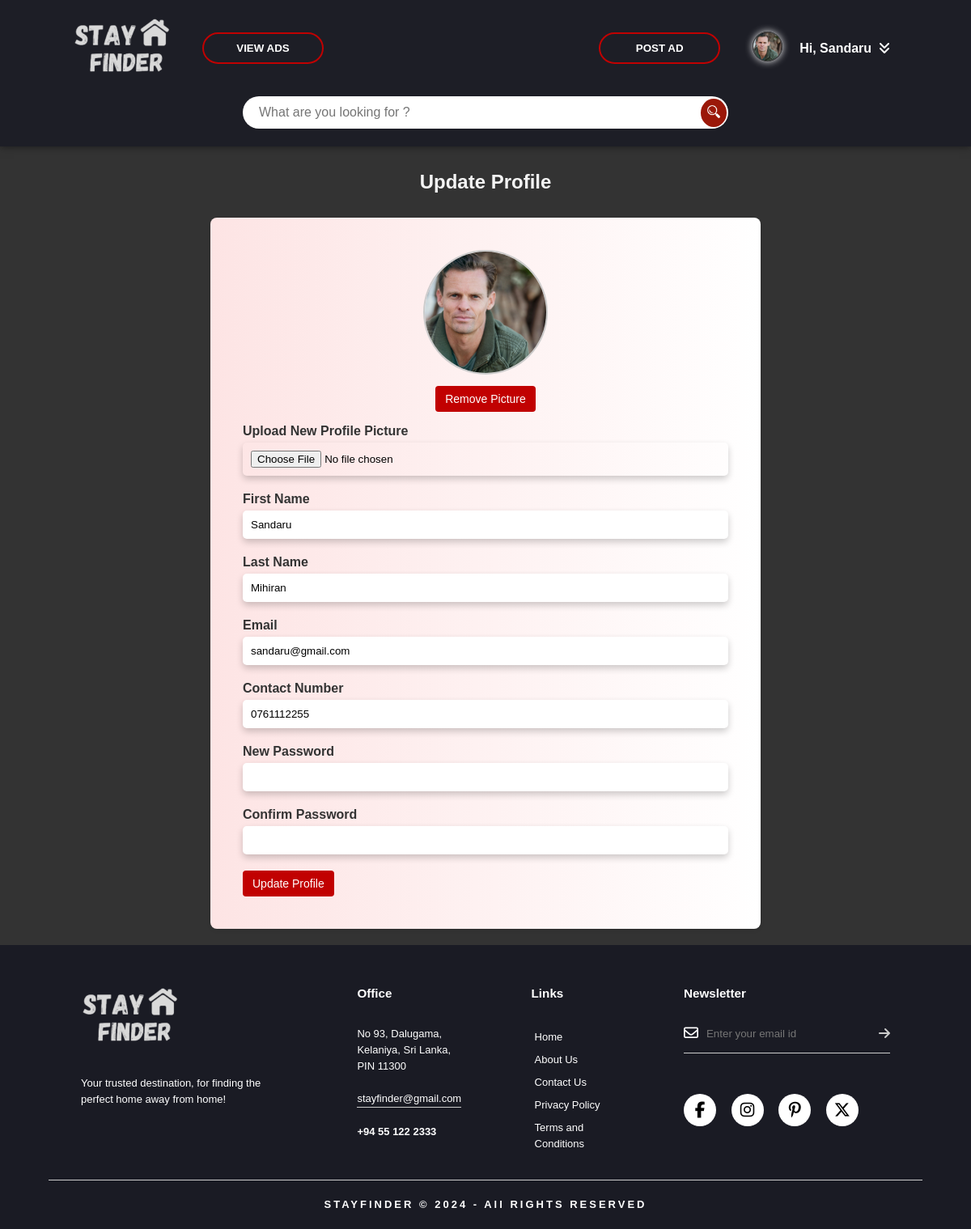
/update-profile.php (signed in), run on the app's committed database.
### tables this page shows
CREATE TABLE `user` (
  `user_id` int(11) NOT NULL,
  `first_name` varchar(50) NOT NULL,
  `last_name` varchar(50) NOT NULL,
  `email` varchar(100) NOT NULL,
  `password` varchar(255) NOT NULL,
  `contact_no` varchar(15) NOT NULL,
  `user_type` enum('seeker','advertiser') NOT NULL,
  `profile_pic` varchar(255) DEFAULT NULL
);

### update-profile.php (the view, shortened to what this page needs)
<?php
include 'dbconnect.php';
$userId = $_SESSION['user_id'];
$sqlUser = "SELECT first_name, last_name, email, contact_no, profile_pic, password FROM user WHERE user_id = ?";
$stmtUser = mysqli_prepare($connect, $sqlUser);
mysqli_stmt_bind_param($stmtUser, "i", $userId);
mysqli_stmt_execute($stmtUser);
$resultUser = mysqli_stmt_get_result($stmtUser);
$userDetails = mysqli_fetch_assoc($resultUser);
$currentProfilePicture = $userDetails['profile_pic'] ?? '';
?>
<!DOCTYPE html>
<html lang="en">
<head>
    <link rel="stylesheet" href="main-css/update-profile.css">
    <link rel="stylesheet" href="seeker/seeker-styles/header.css">
    <link rel="stylesheet" href="main-css/footer.css">
    <link rel="stylesheet" href="main-css/popup-message.css">
</head>
<body>
<?php include "header.php"; ?>
<h1 class="form-title">Update Profile</h1>
<div class="container-log">
    <form action="update-profile.php" method="post" enctype="multipart/form-data">
        <?php if (!empty($currentProfilePicture)): ?>
            <div class="profile-picture-container">
                <img src="uploads/profile-pic/<?php echo htmlspecialchars($currentProfilePicture); ?>" alt="Profile Picture" class="profile-picture"><br>
                <button type="submit" name="remove_picture" class="remove-btn">Remove Picture</button>
            </div>
        <?php endif; ?>
        <div class="input-group">
            <label class="label">Upload New Profile Picture</label>
            <input type="file" name="profile_picture">
        </div>
        <div class="input-group">
            <label class="label">First Name</label>
            <input class="input" type="text" name="firstname" value="<?php echo htmlspecialchars($userDetails['first_name']); ?>">
        </div>
        <div class="input-group">
            <label class="label">Last Name</label>
            <input class="input" type="text" name="lastname" value="<?php echo htmlspecialchars($userDetails['last_name']); ?>">
        </div>
        <div class="input-group">
            <label class="label">Email</label>
            <input class="input" type="email" name="email" value="<?php echo htmlspecialchars($userDetails['email']); ?>">
        </div>
        <div class="input-group">
            <label class="label">Contact Number</label>
            <input class="input" type="tel" name="contact" value="<?php echo htmlspecialchars($userDetails['contact_no']); ?>">
        </div>
        <div class="input-group">
            <label class="label">New Password</label>
            <input class="input" type="password" name="password">
        </div>
        <div class="input-group">
            <label class="label">Confirm Password</label>
            <input class="input" type="password" name="confirm_password">
        </div>
        <input class="remove-btn" type="submit" value="Update Profile">
    </form>
</div>
    <?php include "footer.php"; ?>
</body>
</html>

### header.php (shortened to what this page needs)
<?php
if (isset($_SESSION['user_id'])) {
    $userID = $_SESSION['user_id'];
    $query = "SELECT first_name, profile_pic FROM user WHERE user_id = '$userID'";
    $result = mysqli_query($connect, $query);
    if ($result && mysqli_num_rows($result) > 0) {
        $row = mysqli_fetch_assoc($result);
        $firstName = $row['first_name'];
        $profilePic = $row['profile_pic'];
        }
}
?>
<header>
    <div class="navbar">
        <div class="logo-nav">
            <a href="index.php"><img src="src-image/logo-white.png" alt="site-logo" class="logo"></a>
            <button onclick="window.location.href='seeker/viewads.php'" class="head-button" type="button"><span class="span-class"></span>VIEW ADS</button>
        </div>
        <div class="user-info">
            <?php
                $buttonHTML = '';
                if (isset($_SESSION['user_type']) && $_SESSION['user_type'] === 'advertiser') {
                    $buttonHTML = '<button onclick="window.location.href=\'advertiser/postad.php\'" class="head-button" type="button"><span class="span-class"></span>POST AD</button>';
                } else {
                    $buttonHTML = '<button onclick="showLoginPopup()" class="head-button" type="button"><span class="span-class"></span>POST AD</button>';
                }
            ?>
            <?php echo $buttonHTML; ?>
            <?php if (!isset($_SESSION['user_id'])):?>
                <a href="login-registration.php"><button class="head-button" type="button"><span class="span-class"></span>Login</button></a>
            <?php else: ?>
                <div class="user-profile">
                    <a href="seeker/seeker-profile.php"><img src="uploads/profile-pic/<?php echo htmlspecialchars($profilePic); ?>" alt="User Profile Picture"></a>
                    <span onclick="toggleDropdown()">Hi, <?php echo htmlspecialchars($firstName); ?> &nbsp<i class='fas fa-angle-double-down'></i></span>
                </div>
            <?php endif; ?>
        </div>
    </div>
    <div class="serch-bar-div">
        <form class="search-bar" action="seeker/viewads.php" method="GET">
            <input type="text" name="search" placeholder="What are you looking for ?" value="<?php echo htmlspecialchars($_GET['search'] ?? ''); ?>">
            <button type="submit"><img src="src-image/search.jpg.png"></button>
        </form>
    </div>
</header>

### main-css/update-profile.css (style rules this page uses)
* { margin: 0; padding: 0; font-family: sans-serif; }
body { background-image: linear-gradient(rgba(0,0,0,0.80),rgba(0,0,0,0.80)), url(../src-image/background-image.jpg); background-size: cover; background-position: center; }
.container-log { max-width: 600px; margin: 20px auto; padding: 40px; background:linear-gradient(to right,#fde4e4,#ffffff); border-radius: 8px; box-shadow: 0 2px 4px rgba(0, 0, 0, 0.1); }
.form-title { text-align: center; font-size: 24px; margin: 30px auto; color: #f4f4f4; }
.input-group { margin-bottom: 15px; display: flex; flex-direction: column; }
.input-group input { border: none; padding: 10px; box-shadow: 0 4px 8px rgba(0, 0, 0, 0.2); border-radius: 5px; }
.label { font-weight: bold; margin-bottom: 5px; color: #333; }
.profile-picture-container { text-align: center; margin-bottom: 15px; }
.profile-picture { width: 150px; height: 150px; border-radius: 50%; object-fit: cover; margin-bottom: 10px; border: 2px solid #ccc; }
.remove-btn { padding: 8px 12px; background-color: #c10101 ; color: #fff; border: none; border-radius: 4px; cursor: pointer; font-size: 14px; transition: background-color 0.3s ease; }

### seeker/seeker-styles/header.css (style rules this page uses)
header { box-shadow: 0px 0px 10px rgba(0, 0, 0, 0.5); background: #1a1b24d6; padding-bottom: 10px; }
.navbar { width: 85%; margin: auto; padding: 20px 0; display: flex; justify-content: space-between; align-items: center; }
.logo-nav { display: flex; align-items: center; gap: 30px; }
.logo { width: 120px; cursor: pointer; }
.user-info { display: flex; align-items: center; gap: 30px; z-index: 10; }
.head-button { width: 150px; padding: 10px 0; text-align: center; margin: 20px 10px; border-radius: 25px; font-weight: bold; border: 2px solid #c10101 ; background: transparent; color: white; cursor: pointer; position: relative; overflow: hidden; z-index: 1; }
.user-profile { display: flex; align-items: center; cursor: pointer; }
.user-profile img { width: 35px; height: 35px; border: 1px solid rgb(68, 68, 68); box-shadow: 0 0 10px white; border-radius: 50%; margin-right: 27px; object-fit: cover; }
.user-profile span { color: white; font-weight: bold; margin-left: -16px; padding: 5px 10px; }
.serch-bar-div { display: flex; justify-content: center; width: 100%; display: flex; padding-bottom: 1%; }
.search-bar { display: flex; align-items: center; position: relative; width: 50%; justify-content: center; }
.search-bar input[type="text"] { width: 100%; height: 20px; padding: 10px; padding-left: 20px; border-radius: 50px; border: none; font-size: 16px; outline: none; }
.search-bar button { position: absolute; right: 10px; margin: 4px -8px; background-color: #9B1809; border: none; padding: 8px 8px; border-radius: 50%; cursor: pointer; }
.search-bar button img { width: 16px; height: 16px; }

### data on the page
user: profile_pic (picture), first_name "Sandaru", firstname "Sandaru", lastname "Mihiran", email "sandaru@gmail.com", contact "0761112255"
